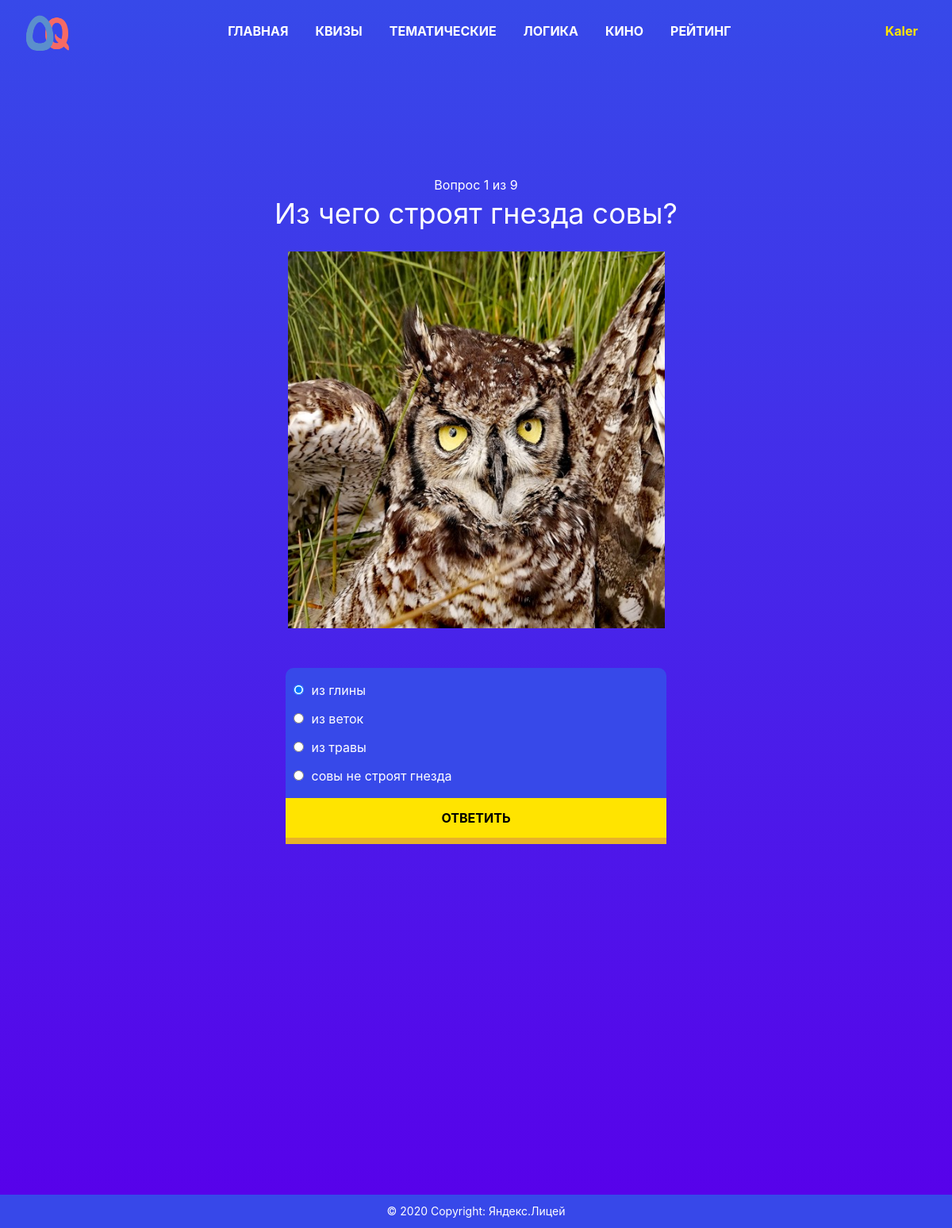
The app's page /quiz/2 (signed in), older data.
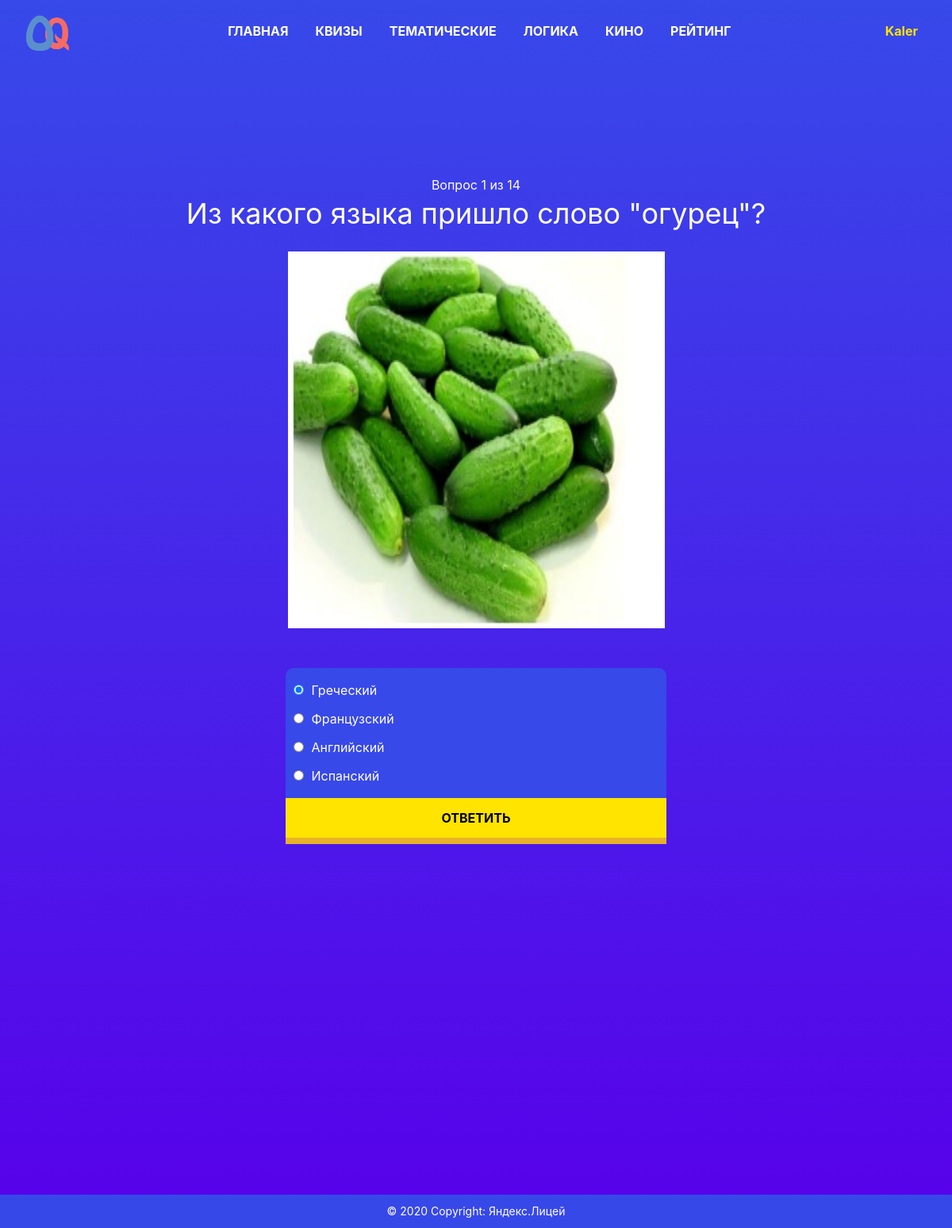
The same page, newer data.
### data/questions.py (models this page shows)
class Question(SqlAlchemyBase):
    __tablename__ = 'questions'
    id = sqlalchemy.Column(sqlalchemy.Integer,
                           primary_key=True, autoincrement=True)
    question = sqlalchemy.Column(sqlalchemy.String, nullable=True)
    image = sqlalchemy.Column(sqlalchemy.String, nullable=True)
    answers = sqlalchemy.Column(sqlalchemy.String, nullable=True)
    correct_answer = sqlalchemy.Column(sqlalchemy.String, nullable=True)
    moderation = sqlalchemy.Column(sqlalchemy.Boolean, default=False)
    author = sqlalchemy.Column(sqlalchemy.Integer, sqlalchemy.ForeignKey("users.id"), nullable=True)
    author_info = orm.relation('User')

### main.py (the view, shortened to what this page needs)
@app.route('/quiz/<int:id>', methods=['GET', 'POST'])
@login_required
def quiz(id):
    global current_question, quiz_stage, count_corr_answers
    db_sess = db_session.create_session()
    quiz = db_sess.query(Quiz).filter(Quiz.id == id).first()
    questions_id = list(map(int, quiz.questions.split("~")))
    try:
        current_question_id = questions_id[current_question]
        question = db_sess.query(Question).filter(Question.id == current_question_id).first()
        question_answers = question.answers.split("~")
    except IndexError:
        quiz_stage = True
        current_question = 0
        add_user_info(count_corr_answers, quiz)
        percent = round(count_corr_answers / len(questions_id) * 100, 1)
        return render_template("complete_quiz.html", corr_answers=count_corr_answers,
                               count_questions=len(questions_id), percent=percent)
    if request.method == 'GET':
        current_question = 0
        count_corr_answers = 0
        return render_template('quiz.html', number_of_question=current_question + 1,
                               count_of_questions=len(questions_id), question=question,
                               answers=question_answers, btn_text="Ответить", answer_index=0)

### data/db_session.py (called while the page is built)
def create_session() -> Session:
    global __factory
    return __factory()

### main.py (called while the page is built)
@login_manager.user_loader
def load_user(user_id):
    db_sess = db_session.create_session()
    return db_sess.query(User).get(user_id)

### templates/quiz.html (shortened to what this page needs)
{% extends "base.html" %}
{% block content %}
<div class="main_block">
	<div class="main_block__content">
		<div class="main_block__form">
			<form method="post" enctype="multipart/form-data">
				<div class="main_block__count__questions">
					Вопрос {{ number_of_question }} из {{ count_of_questions }}
				</div>
				<div class="main_block__title">
					{{ question.question }}
				</div>
				<div class="main_block__image">
					<img src="{{ question.image }}" width="475px" height="475px">
				</div>
				<div class="main_block__answers__list">
					{% if answer_index == 0 %}
						{% for answer in answers %}
						<div class="main_block__answer">
							{% if loop.first %}
								<input type="radio" name="answer" value="{{ answer }}" checked>
							{% else %}
								<input type="radio" name="answer" value="{{ answer }}">
							{% endif %}
							<label>{{ answer }}</label>
						</div>
						{% endfor %}
					{% endif %}
				</div>
				<div class="main_block__btn">
					<button class="yellow__btn" type="submit">{{ btn_text }}</button>
				</div>
			</form>
		</div>
	</div>
</div>
{% endblock %}

Row changes from the older to the newer data that the page shows:
no longer on this page (row unchanged): Question: question "Из чего строят гнезда совы?", image (picture)
now on this page (row edited): Question: question "Из какого языка пришло слово \"огурец\"?", image (picture)
Text that changed along with them:
{{ count_of_questions }}: "9" → "14"
new list line: "☑ Греческий"
new list line: "☐ Французский"
new list line: "☐ Английский"
new list line: "☐ Испанский"
list line gone: "☑ из глины"
list line gone: "☐ из веток"
list line gone: "☐ из травы"
list line gone: "☐ совы не строят гнезда"
